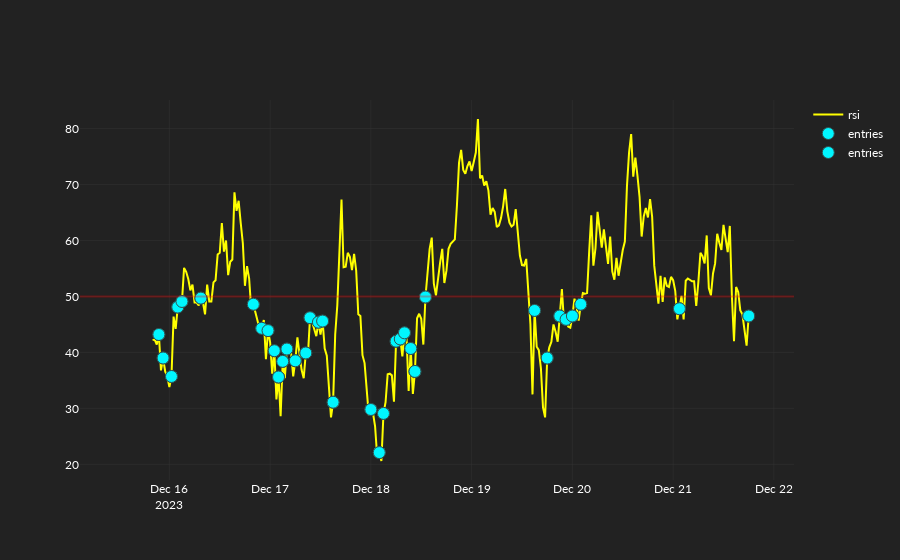

The cell this chart's notebook holds for it:
### Code cell
fig.add_hline(
    y=rsi_is_below,
    opacity=0.3,
    line_color="red",
)

### Figure 1 — Plotly figure (JSON) as saved in the notebook; plotly's stock layout.template omitted (floating-point values rounded to 4 significant figures; data arrays with more than 128 entries replaced by an {"elided": "..."} marker saying what was removed)
{"data": [{"line": {"color": "yellow"}, "name": "rsi", "type": "scatter", "x": {"elided": "300 str values"}, "y": {"elided": "300 float values"}}, {"marker": {"color": "#00F6FF", "line": {"color": "DarkSlateGrey", "width": 1}, "size": 12, "symbol": "circle"}, "mode": "markers", "name": "entries", "type": "scatter", "x": {"elided": "300 str values"}, "y": {"elided": "300 float values"}}, {"marker": {"color": "#00F6FF", "line": {"color": "DarkSlateGrey", "width": 1}, "size": 12, "symbol": "circle"}, "mode": "markers", "name": "entries", "type": "scatter", "x": {"elided": "300 str values"}, "y": {"elided": "300 float values"}}], "layout": {"shapes": [{"line": {"color": "red"}, "opacity": 0.3, "type": "line", "x0": 0, "x1": 1, "xref": "x domain", "y0": 50, "y1": 50, "yref": "y"}]}}
